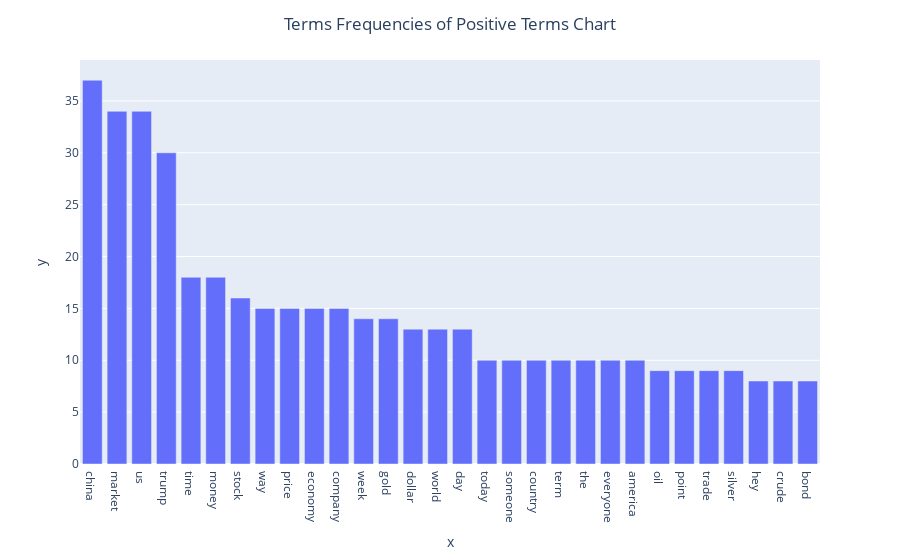

Source (notebook cell):
### Code cell
positive_term_data = pd.concat([pd.DataFrame(positive_feature_extract.get_feature_names_out().tolist(), columns=["Features"]), pd.DataFrame(positive_term_frequencies.tolist(), columns=["Frequency"])], axis=1)
positive_term_data = positive_term_data.sort_values(by="Frequency", ascending=False)

fig = px.bar(x=positive_term_data.Features[:30], y=positive_term_data.Frequency[:30])
fig.update_layout(
    title={
        'text': 'Terms Frequencies of Positive Terms Chart',
        'x': 0.5,
        'xanchor': 'center'
    }
)
fig.show()

### Figure 1 — Plotly figure (JSON) as saved in the notebook; plotly's stock layout.template omitted (floating-point values rounded to 4 significant figures)
{"data": [{"hovertemplate": "x=%{x}<br>y=%{y}<extra></extra>", "legendgroup": "", "marker": {"color": "#636efa", "pattern": {"shape": ""}}, "name": "", "orientation": "v", "showlegend": false, "textposition": "auto", "type": "bar", "x": ["china", "market", "us", "trump", "time", "money", "stock", "way", "price", "economy", "company", "week", "gold", "dollar", "world", "day", "today", "someone", "country", "term", "the", "everyone", "america", "oil", "point", "trade", "silver", "hey", "crude", "bond"], "xaxis": "x", "y": [37, 34, 34, 30, 18, 18, 16, 15, 15, 15, 15, 14, 14, 13, 13, 13, 10, 10, 10, 10, 10, 10, 10, 9, 9, 9, 9, 8, 8, 8], "yaxis": "y"}], "layout": {"barmode": "relative", "legend": {"tracegroupgap": 0}, "margin": {"t": 60}, "title": {"text": "Terms Frequencies of Positive Terms Chart", "x": 0.5, "xanchor": "center"}, "xaxis": {"anchor": "y", "domain": [0, 1], "title": {"text": "x"}}, "yaxis": {"anchor": "x", "domain": [0, 1], "title": {"text": "y"}}}}
